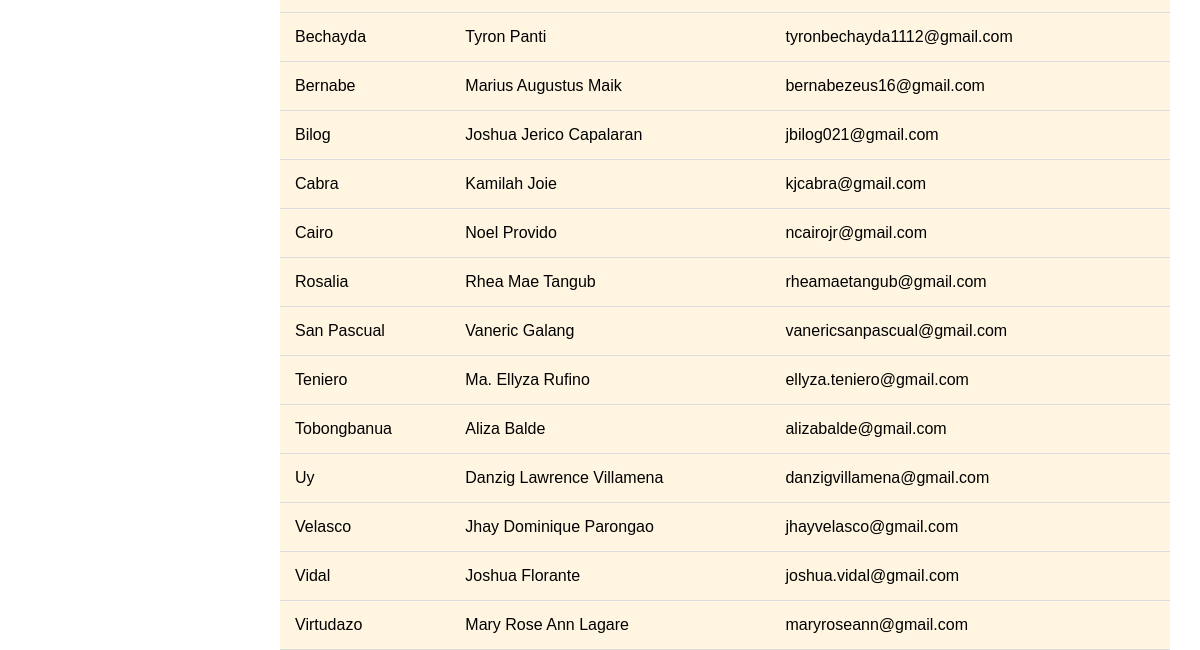
/works/administrator_dashboard.php (lower part), run on an earlier commit of the app's database.
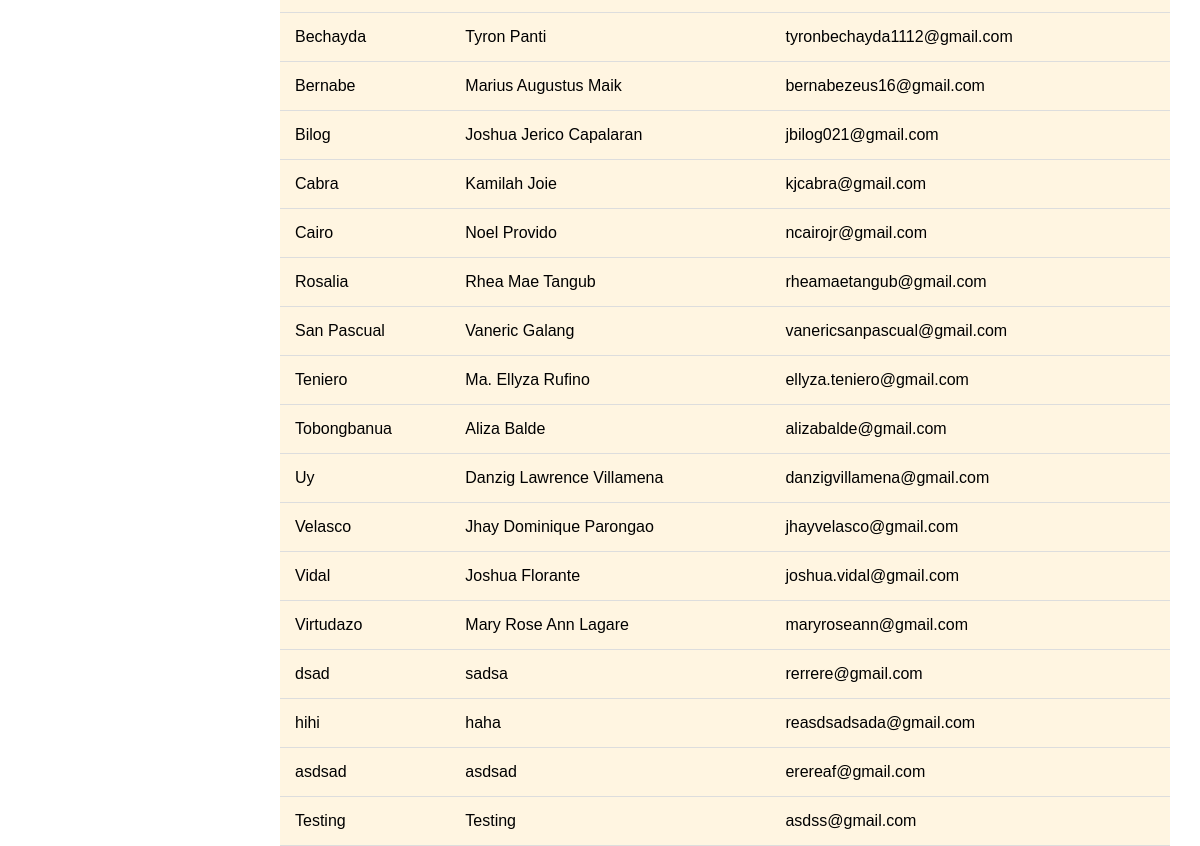
And on a later commit of the database.
### tables this page shows
CREATE TABLE `student` (
  `id` int(11) NOT NULL,
  `firstname` varchar(100) NOT NULL,
  `middlename` varchar(100) NOT NULL,
  `lastname` varchar(100) NOT NULL,
  `birthday` varchar(100) NOT NULL,
  `age` int(11) NOT NULL,
  `gender` varchar(100) NOT NULL,
  `address` varchar(100) NOT NULL,
  `email` varchar(100) NOT NULL,
  `phone` bigint(20) NOT NULL,
  `password` varchar(100) NOT NULL,
  `datetime_created` timestamp NOT NULL DEFAULT current_timestamp(),
  `datetime_updated` timestamp NOT NULL DEFAULT current_timestamp(),
  `student_number` varchar(100) NOT NULL
);

### works/administrator_dashboard.php (the view, shortened to what this page needs)
<?php
require '../db_connect.php';
$student_query = "SELECT id, lastname, firstname, email FROM student";
$student_result = $conn->query($student_query);
?>
<!DOCTYPE html>
<html lang="en">
<head>
  <link rel="stylesheet" href="../styles/administration_dashboard_styles.css" />
</head>
<body>
  <div class="dashboard-container">
    <main class="main-content">
      <section id="student-info" class="content-section active">
        <table>
          <tbody>
            <?php
            if ($student_result->num_rows > 0) {
              while ($row = $student_result->fetch_assoc()) {
                echo "<tr>
                        <td>{$row['lastname']}</td>
                        <td>{$row['firstname']}</td>
                        <td>{$row['email']}</td>
                      </tr>";
              }
            } else {
              echo "<tr><td colspan='5'>No students found</td></tr>";
            }
            ?>
          </tbody>
        </table>
      </section>
    </main>
  </div>
</body>
</html>

What changed in the data, as far as the page shows it:
added student: lastname "dsad", firstname "sadsa", email "rerrere@gmail.com"
added student: lastname "hihi", firstname "haha", email "reasdsadsada@gmail.com"
added student: lastname "asdsad", firstname "asdsad", email "erereaf@gmail.com"
added student: lastname "Testing", firstname "Testing", email "asdss@gmail.com"
